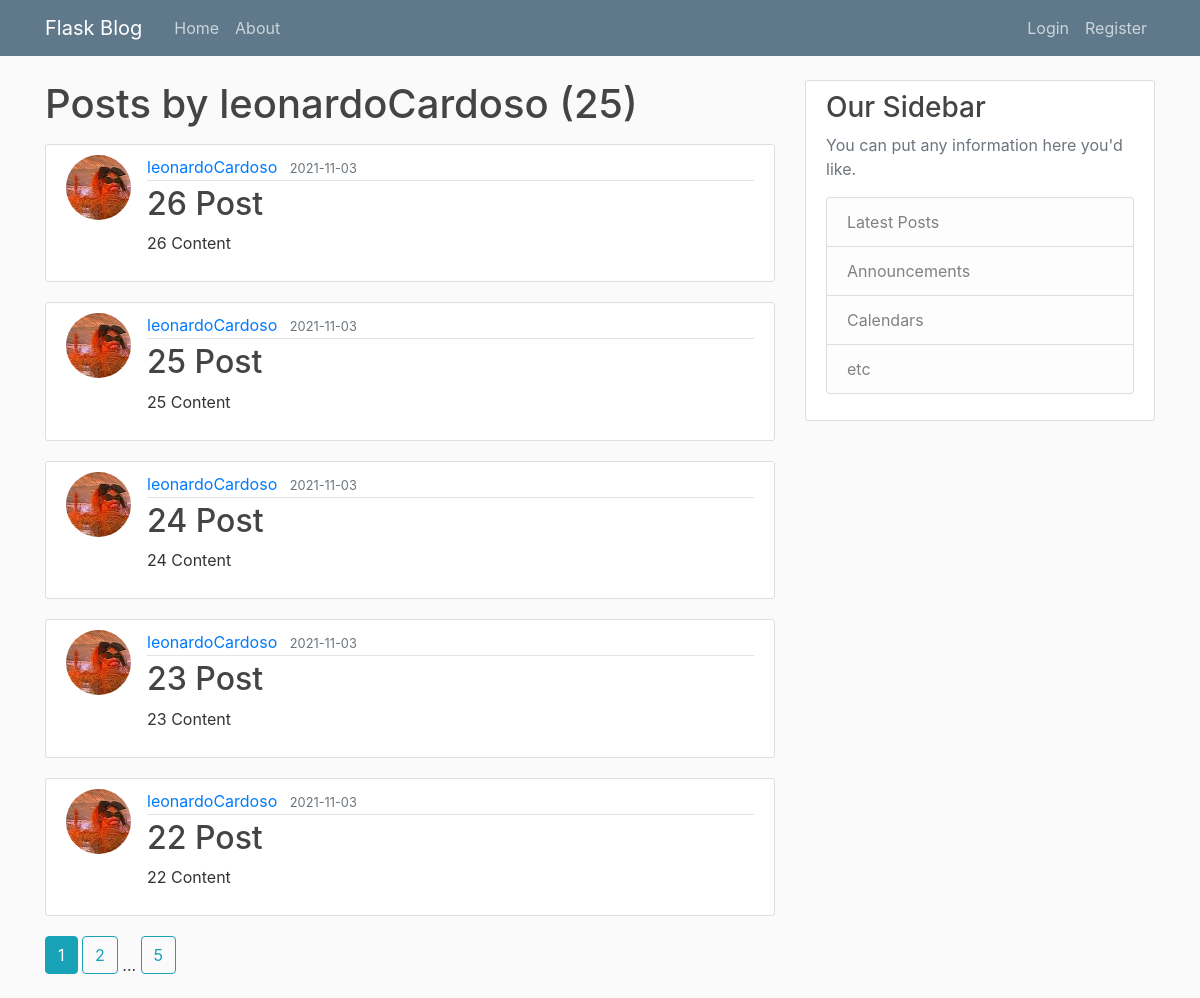
Screenshot of /user/leonardoCardoso with the database file from the repository.
### flaskblog/models.py (models this page shows, shortened)
class User(db.Model, UserMixin):
    id = db.Column(db.Integer, primary_key=True)
    username = db.Column(db.String(20), unique=True, nullable=False)
    email = db.Column(db.String(120), unique=True, nullable=False)
    image_file = db.Column(db.String(20), nullable=False, default='default.jpg')
    password = db.Column(db.String(60), nullable=False)
    posts = db.relationship('Post', backref='author', lazy=True)

class Post(db.Model):
    id = db.Column(db.Integer, primary_key=True)
    title = db.Column(db.String(100), nullable=False)
    date_posted = db.Column(db.DateTime, nullable=False, default=datetime.utcnow)
    content = db.Column(db.Text, nullable=False)
    user_id = db.Column(db.Integer, db.ForeignKey('user.id'), nullable=False)

### flaskblog/users/routes.py (the view)
@users.route('/user/<string:username>')
def user_post(username):
    page = request.args.get('page', 1, type=int)
    user = User.query.filter_by(username=username).first_or_404()
    posts = Post.query\
        .filter_by(author=user)\
        .order_by(Post.date_posted.desc())\
        .paginate(page=page, per_page=5)
    return render_template('user_post.html', posts=posts, user=user)

### flaskblog/templates/user_post.html
{% extends "layout.html" %}
{% block content %}
    <h1 class="mb-3">Posts by {{ user.username }} ({{ posts.total }})</h1>
    {% for post in posts.items %}
    <article class="media content-section">
        <img class="rounded-circle article-img" src="{{ url_for('static', filename='profile_pics/' + post.author.image_file) }}" alt="">
        <div class="media-body">
            <div class="article-metadata">
                <a class="mr-2" href="{{ url_for('users.user_post', username=post.author.username) }}">{{ post.author.username }}</a>
                <small class="text-muted">{{ post.date_posted.strftime('%Y-%m-%d') }}</small>
            </div>
            <h2><a class="article-title" href="{{ url_for('posts.post', post_id=post.id) }}">{{ post.title }}</a></h2>
            <p class="article-content">{{ post.content }}</p>
        </div>
    </article>
    {% endfor %}
    {% for page_num in posts.iter_pages(left_edge=1, right_edge=1, left_current=1, right_current=2) %}
        {% if page_num %}
            {% if posts.page == page_num %}
                <a class="btn btn-info mb-4" href="{{ url_for('users.user_post', username=user.username, page=page_num) }}">{{ page_num }}</a>
            {% else %}
                <a class="btn btn-outline-info mb-4" href="{{ url_for('users.user_post', username=user.username, page=page_num) }}">{{ page_num }}</a>
            {% endif %}
        {% else %}
            ...
        {% endif%}
    {% endfor %}
{% endblock content %}

### flaskblog/templates/layout.html (shortened to what this page needs)
<!DOCTYPE html>
<html>
<head>
    <link rel="stylesheet" href="https://maxcdn.bootstrapcdn.com/bootstrap/4.0.0/css/bootstrap.min.css">
    <link rel="stylesheet" type="text/css" href="{{ url_for('static', filename='main.css') }}">
</head>
<body>
    <header class="site-header">
      <nav class="navbar navbar-expand-md navbar-dark bg-steel fixed-top">
        <div class="container">
          <a class="navbar-brand mr-4" href="/">Flask Blog</a>
          <div class="collapse navbar-collapse" id="navbarToggle">
            <div class="navbar-nav mr-auto">
              <a class="nav-item nav-link" href="{{ url_for('main.home') }}">Home</a>
              <a class="nav-item nav-link" href="{{ url_for('main.about') }}">About</a>
            </div>
            <div class="navbar-nav">
              {% if current_user.is_authenticated %}
                <a class="nav-item nav-link" href="{{ url_for('posts.new_post') }}">New Post</a>
                <a class="nav-item nav-link" href="{{ url_for('users.account') }}">Account</a>
                <a class="nav-item nav-link" href="{{ url_for('users.logout') }}">Logout</a>
              {% else %}
                <a class="nav-item nav-link" href="{{ url_for('users.login') }}">Login</a>
                <a class="nav-item nav-link" href="{{ url_for('users.register') }}">Register</a>
              {% endif %}
            </div>
          </div>
        </div>
      </nav>
    </header>
    <main role="main" class="container">
      <div class="row">
        <div class="col-md-8">
          {% block content %}{% endblock %}
        </div>
        <div class="col-md-4">
          <div class="content-section">
            <h3>Our Sidebar</h3>
            <p class='text-muted'>You can put any information here you'd like.
              <ul class="list-group">
                <li class="list-group-item list-group-item-light">Latest Posts</li>
                <li class="list-group-item list-group-item-light">Announcements</li>
                <li class="list-group-item list-group-item-light">Calendars</li>
                <li class="list-group-item list-group-item-light">etc</li>
              </ul>
            </p>
          </div>
        </div>
      </div>
    </main>
</body>
</html>

### flaskblog/static/main.css (style rules this page uses)
body { background: #fafafa; color: #333333; margin-top: 5rem; }
h1, h2, h3, h4, h5, h6 { color: #444444; }
.bg-steel { background-color: #5f788a; }
.site-header .navbar-nav .nav-link { color: #cbd5db; }
.content-section { background: #ffffff; padding: 10px 20px; border: 1px solid #dddddd; border-radius: 3px; margin-bottom: 20px; }
.article-title { color: #444444; }
.article-content { white-space: pre-line; }
.article-img { height: 65px; width: 65px; margin-right: 16px; }
.article-metadata { padding-bottom: 1px; margin-bottom: 4px; border-bottom: 1px solid #e3e3e3 }

### rows the page displays
User: username "leonardoCardoso"
Post: image_file (picture), author.username "leonardoCardoso", date_posted "2021-11-03", title "26 Post", content "26 Content"
Post: image_file (picture), author.username "leonardoCardoso", date_posted "2021-11-03", title "25 Post", content "25 Content"
Post: image_file (picture), author.username "leonardoCardoso", date_posted "2021-11-03", title "24 Post", content "24 Content"
Post: image_file (picture), author.username "leonardoCardoso", date_posted "2021-11-03", title "23 Post", content "23 Content"
Post: image_file (picture), author.username "leonardoCardoso", date_posted "2021-11-03", title "22 Post", content "22 Content"

### other values shown
{{ posts.total }} "25"
{{ page_num }} "1"
{{ page_num }} "2" "5"
